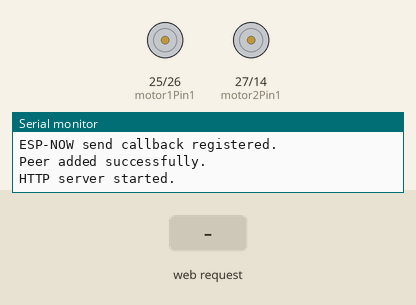
The sketch below on a simulated ESP32. Shown: motor-driver pin pairs drawn as motors (green arrow = first pin HIGH = forward, orange = second pin HIGH = backward, longer = more drive), the last lines printed to the serial monitor. Inputs (shaded band) come from the test bench. WiFi joins after 1.5 s; servers stay silent unless stated.

Above: at 4.2 s.
4.3 s: HTTP request GET /command?dir=FORWARD received
At 5.5 s:
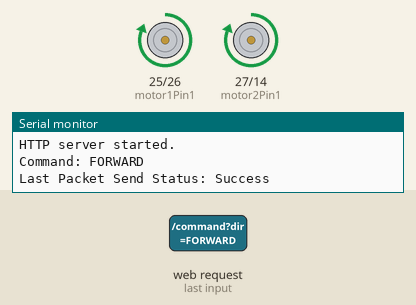
5.8 s: HTTP request GET /command?dir=BACKWARD received
At 6.8 s:
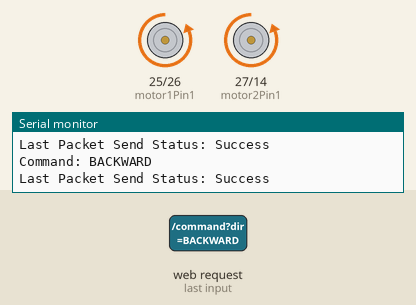
7.3 s: HTTP request GET /command?dir=LEFT received
At 7.9 s:
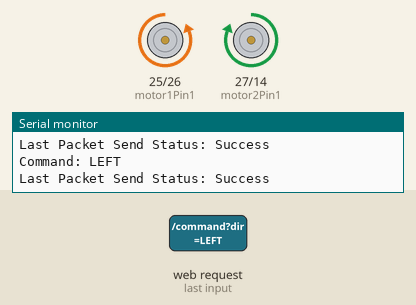
8.8 s: HTTP request GET /command?dir=RIGHT received
At 10.2 s:
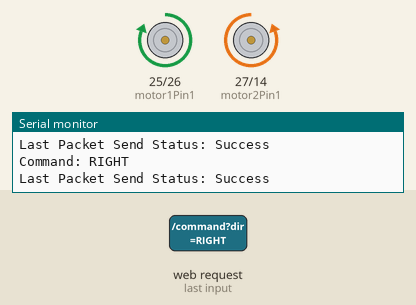
Timing chart, 0 to 11.3 s (numbered marks = the images above; inputs shaded):
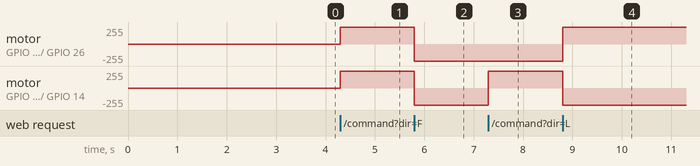

The sketch:

master_ugv.ino
```cpp
#include <WiFi.h>
#include <WebServer.h>
#include <esp_now.h>

// WiFi credentials (to connect to your router)
const char* ssid = "Infinix";
const char* password = "12345678";

// Slave MAC Address
uint8_t slaveMacAddress[] = {0xEC, 0x94, 0xCB, 0x52, 0x99, 0x78};

// L293D motor control pins
const int motor1Pin1 = 25; // IN1 on L293D
const int motor1Pin2 = 26; // IN2 on L293D
const int motor2Pin1 = 27; // IN3 on L293D
const int motor2Pin2 = 14; // IN4 on L293D

// Command to send via ESP-NOW
String command = "STOP";

// Web server on port 80
WebServer server(80);

// HTML for the control webpage
String webpage = R"rawliteral(
<!DOCTYPE html>
<html>
<head>
  <title>UGV Control</title>
  <style>
    body { text-align: center; font-family: Arial; }
    button { font-size: 20px; margin: 10px; padding: 15px 30px; }
  </style>
</head>
<body>
  <h1>UGV Control</h1>
  <div>
    <button onclick="sendCommand('FORWARD')">Forward</button>
  </div>
  <div>
    <button onclick="sendCommand('LEFT')">Left</button>
    <button onclick="sendCommand('STOP')">Stop</button>
    <button onclick="sendCommand('RIGHT')">Right</button>
  </div>
  <div>
    <button onclick="sendCommand('BACKWARD')">Backward</button>
  </div>
  <script>
    function sendCommand(cmd) {
      fetch('/command?dir=' + cmd)
        .then(response => response.text())
        .then(data => console.log(data));
    }
  </script>
</body>
</html>
)rawliteral";

// ESP-NOW send callback
void onDataSent(const uint8_t *mac_addr, esp_now_send_status_t status) {
  Serial.print("Last Packet Send Status: ");
  Serial.println(status == ESP_NOW_SEND_SUCCESS ? "Success" : "Fail");
}

// Motor control functions
void moveForward() {
  digitalWrite(motor1Pin1, HIGH);
  digitalWrite(motor1Pin2, LOW);
  digitalWrite(motor2Pin1, HIGH);
  digitalWrite(motor2Pin2, LOW);
}

void moveBackward() {
  digitalWrite(motor1Pin1, LOW);
  digitalWrite(motor1Pin2, HIGH);
  digitalWrite(motor2Pin1, LOW);
  digitalWrite(motor2Pin2, HIGH);
}

void moveLeft() {
  digitalWrite(motor1Pin1, LOW);
  digitalWrite(motor1Pin2, HIGH);
  digitalWrite(motor2Pin1, HIGH);
  digitalWrite(motor2Pin2, LOW);
}

void moveRight() {
  digitalWrite(motor1Pin1, HIGH);
  digitalWrite(motor1Pin2, LOW);
  digitalWrite(motor2Pin1, LOW);
  digitalWrite(motor2Pin2, HIGH);
}

void stopMotors() {
  digitalWrite(motor1Pin1, LOW);
  digitalWrite(motor1Pin2, LOW);
  digitalWrite(motor2Pin1, LOW);
  digitalWrite(motor2Pin2, LOW);
}

void handleCommand() {
  if (server.hasArg("dir")) {
    command = server.arg("dir");
    Serial.println("Command: " + command);

    // Control master's motors
    if (command == "FORWARD") {
      moveForward();
    } else if (command == "BACKWARD") {
      moveBackward();
    } else if (command == "LEFT") {
      moveLeft();
    } else if (command == "RIGHT") {
      moveRight();
    } else {
      stopMotors();
    }

    // Send command to slave via ESP-NOW
    esp_now_send(slaveMacAddress, (uint8_t *)command.c_str(), command.length());
    server.send(200, "text/plain", "Command received: " + command);
  } else {
    server.send(400, "text/plain", "No command provided");
  }
}

void setup() {
  // Initialize Serial Monitor
  Serial.begin(115200);
  delay(1000); // Give Serial Monitor time to initialize
  Serial.println("Starting Master ESP32...");

  // Set motor pins as outputs
  pinMode(motor1Pin1, OUTPUT);
  pinMode(motor1Pin2, OUTPUT);
  pinMode(motor2Pin1, OUTPUT);
  pinMode(motor2Pin2, OUTPUT);
  stopMotors();
  Serial.println("Motor pins initialized.");

  // Connect to WiFi
  WiFi.mode(WIFI_STA);
  Serial.println("Connecting to WiFi...");
  WiFi.begin(ssid, password);

  int attempts = 0;
  while (WiFi.status() != WL_CONNECTED && attempts < 20) {
    delay(1000);
    Serial.print(".");
    attempts++;
  }

  if (WiFi.status() == WL_CONNECTED) {
    Serial.println("\nConnected to WiFi!");
    Serial.print("IP Address: ");
    Serial.println(WiFi.localIP());
  } else {
    Serial.println("\nFailed to connect to WiFi!");
    while (1); // Halt execution
  }

  // Initialize ESP-NOW
  if (esp_now_init() != ESP_OK) {
    Serial.println("Error initializing ESP-NOW");
    while (1); // Halt execution
  }
  Serial.println("ESP-NOW initialized.");

  esp_now_register_send_cb(onDataSent);
  Serial.println("ESP-NOW send callback registered.");

  // Register peer
  esp_now_peer_info_t peerInfo = {};
  memcpy(peerInfo.peer_addr, slaveMacAddress, 6);
  peerInfo.channel = 0;
  peerInfo.encrypt = false;
  if (esp_now_add_peer(&peerInfo) != ESP_OK) {
    Serial.println("Failed to add peer");
    while (1); // Halt execution
  }
  Serial.println("Peer added successfully.");

  // Set up web server routes
  server.on("/", []() {
    server.send(200, "text/html", webpage);
  });
  server.on("/command", handleCommand);
  server.begin();
  Serial.println("HTTP server started.");
}

void loop() {
  server.handleClient();
}
```

Measured:
- after the input at 4.3 s, motor on GPIO 25 (motor1Pin1) / GPIO 26 (motor1Pin2), motor on GPIO 27 (motor2Pin1) / GPIO 14 (motor2Pin2): stopped → forward 255/255 at once
- after the input at 5.8 s, motor on GPIO 25 (motor1Pin1) / GPIO 26 (motor1Pin2), motor on GPIO 27 (motor2Pin1) / GPIO 14 (motor2Pin2): forward 255/255 → backward 255/255 at once
- after the input at 7.3 s, motor on GPIO 27 (motor2Pin1) / GPIO 14 (motor2Pin2): backward 255/255 → forward 255/255 at once
- after the input at 8.8 s, motor on GPIO 25 (motor1Pin1) / GPIO 26 (motor1Pin2): backward 255/255 → forward 255/255 at once; motor on GPIO 27 (motor2Pin1) / GPIO 14 (motor2Pin2): forward 255/255 → backward 255/255 at once
